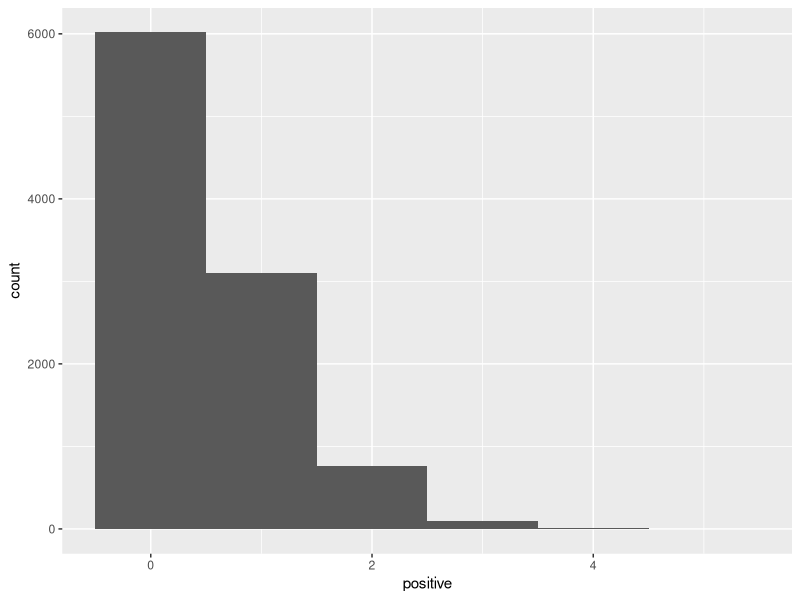
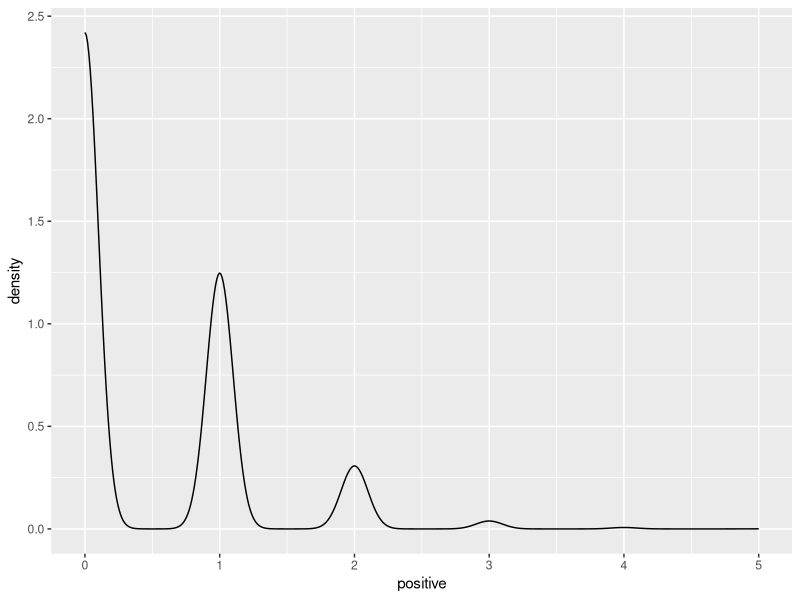
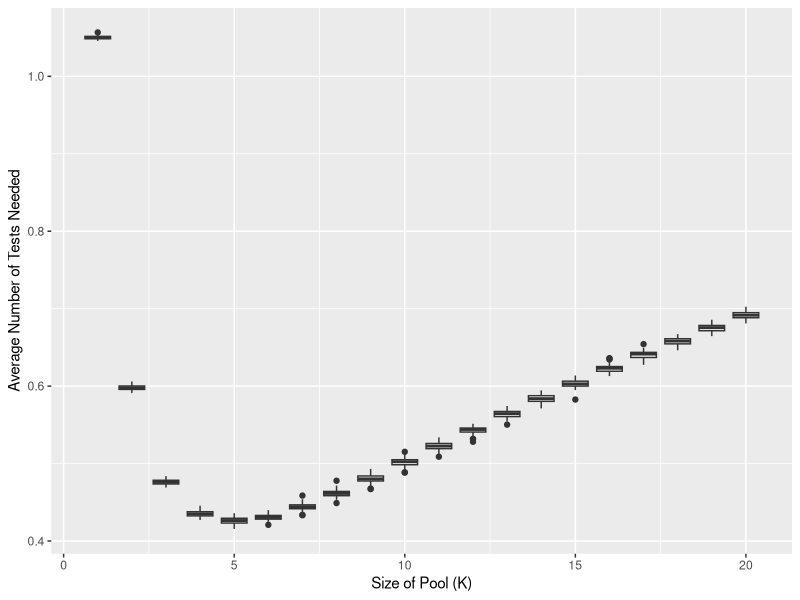
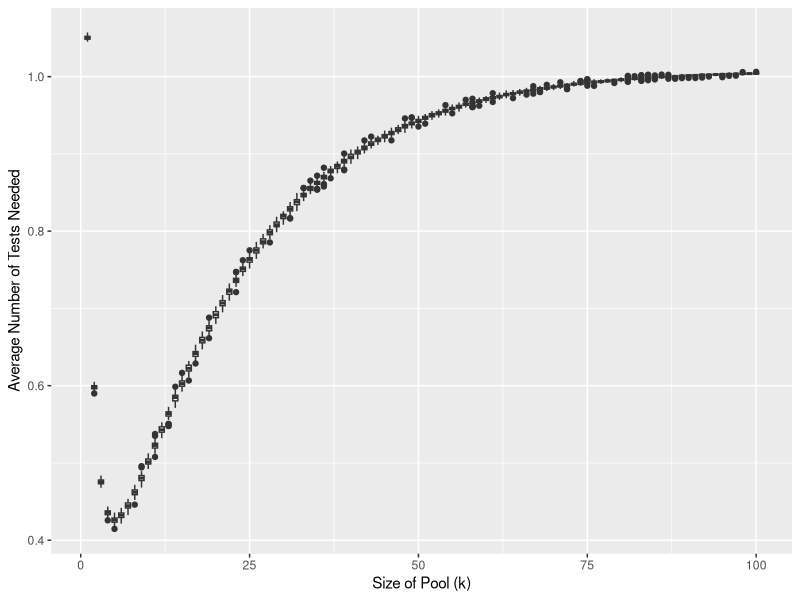

Reproduce these figures in R, in order.
## ---- chunk 1
print("Roses are red,")
print("violets are blue,")
print("R's pretty rad,")
print("and Bayes' rule rules.")
## ---- chunk 2

## ---- chunk 3

# This chunk has a name!
# These lines with '#' are comments. 
# The computer ignores them but humans don't. 
# You can use them to clarify code.
#
# It is good coding style to use comments 
# to clarify any confusing lines.

2 + 3 + 5  # Addition
2 * 3 * 5  # Multiplication
(2 ^ 3) ^ 5  # Exponentiation
## ---- chunk 4
# Three variables
a <- 42
b = 42
a <- TRUE # Overwrite a with a new value
word_variable <- 'words go in quotes!'  # Variable names don't have spaces

# A named list of the three variables (see https://www.geeksforgeeks.org/named-list-in-r-programming/ for info on named lists)
#This allows us to store a collection of variables and retreive them by name
list_of_data <- list(logical= a, number=b, word= word_variable)
print(list_of_data)

#see what is in the "number" slot
list_of_data$number

#You can also still pull out the stored information by position in the list
list_of_data[3]

## ---- chunk 5
knitr::opts_chunk$set(echo = TRUE)  # Set up knitr
## ---- chunk 6
library(tidyverse)  # Import the tidyverse package
knitr::opts_chunk$set(echo = TRUE)  # ready knitr 
## ---- chunk 7
k <- 10  # Number of people in a pool
samps <- 10000  # The total number of pools we test.

## ---- chunk 8
pos_rate <- 0.05  # The rate at which people have COVID. This is now a variable and is saved.
rbinom(1, size = k, prob = pos_rate)  # This randomly picks the number of people with covid in one pool from a binomial distribution.
## ---- chunk 9
# Make 42 random draws from the binomial distribution.
rbinom(42, size = k, prob = pos_rate)  

# If we want to type in the values directly, we can do this.
#Make 10 random draws, from a pool of 10, with positive rate of 50%.
rbinom(10, size = 10, prob = 0.5)  
## ---- chunk 10
# Write your answer here.

rbinom(200, size = 100, prob = 0.5)
## ---- chunk 11
?rbinom

# Write down the three other types of bionomial function's names. 
# dbinom gives the density
# pbinom gives the distribution function
# qbinom gives the quantile function
# rbinom generates random deviates
## ---- chunk 12
# Make a vector of all the pools, 
# where the i'th pool has the number of people with COVID in it.
positive <- rbinom(n = samps, size = k, prob = pos_rate) 

# Arrange data in a tibble.
# Look in your Environment panel and click pools to see what this data looks like.
pools <- as_tibble(positive)  
## ---- chunk 13
# Make a plot and say what data we will plot
ggplot(data = pools, aes(x = positive)) +  
  geom_histogram(binwidth = 1) 

ggplot(data = pools, aes(x = positive)) +
  geom_density()
## ---- chunk 14
# 'mutate' adds two columns to the data frame, one called 'retest'
# and one called 'tests'. These columns are filled with the values provided.
# You can look at the pools variable before and after running this to see what changed!
pools <- mutate(pools, retest = sign(positive) , tests = 1 + retest * k)  

# Take mean number of tests needed
mean(pools$tests) / k
## ---- chunk 15
?sign
## ---- chunk 16
pools <- pools %>% 
  mutate(retest = sign(positive) , tests = 1 + retest * k)  
## ---- chunk 17

z = -10 + 3i  # The imaginary number -10 + 3i

z %>%
  Re() %>%  # Take the real part...
  abs() %>% # then take the absolute value...
  log(base = 10)  # then take log base ten.
  

# Same thing but now save it as the variable a
a <- z %>%
  Re() %>%  # Take the real part...
  abs() %>% # then take the absolute value...
  log(base = 10)  # the take the log base ten.

print(a)
## ---- chunk 18

z = -10 + 3i

a = log(abs(Re(z)), base = 10)

print(a)
## ---- chunk 19

# Modify this code.

z = -10 + 3i  # The imaginary number -10 + 3i

z %>%
  Re() %>%  # Take the real part...
  abs() %>% # then take the absolute value...
  sqrt() %>% # take the square root
  log()  # then take the natural log.
  


## ---- chunk 20

# This function takes in a pool size k and 
# returns the mean number of tests needed
# to identify everybody that has COVID.

calc_tests <- function(k) {
  
  pos_rate <- 0.05
  samps <- 10000
  positive = rbinom(n = samps, size = k, prob = pos_rate)  # Make new data for each run
  pools <-  as_tibble(positive)
  
  pools <- pools %>%
    mutate(retest = sign(positive) , tests= 1 + retest * k)
  
  output <- mean(pools$tests) / k
  
  output  # Return the mean

}

## ---- chunk 21
calc_tests(7)  # Mean tests needed for when pools have three people each
## ---- chunk 22
# make a new tibble that contains the pool size *k* 
# for each replicate and does each replicate 100 times.
keffects <- tibble(k = rep(seq(20), 100)) 

# Calculate the average number of tests needed
keffects <- keffects %>%
  rowwise() %>% # Group input by rows (doing it one row at a time)
  mutate(ave_tests = calc_tests(k), poolsize = as.integer(k))  # convert *k* to an integer to get geom_boxplot to work properly. 

ggplot(data = keffects, aes(x = k, y = ave_tests, group = poolsize)) +
  geom_boxplot() +
  labs(y = "Average Number of Tests Needed", x = "Size of Pool (K)")

## ---- chunk 23
keffects2 <- tibble(k = rep(seq(100), 100))

keffects2 <- keffects2 %>% 
  rowwise() %>% 
  mutate(ave_tests = calc_tests(k), poolsize = as.integer(k))

ggplot(data = keffects2, aes(x = k, y = ave_tests, group = poolsize)) +
  geom_boxplot() +
  labs( x = "Size of Pool (k)", y = "Average Number of Tests Needed")
